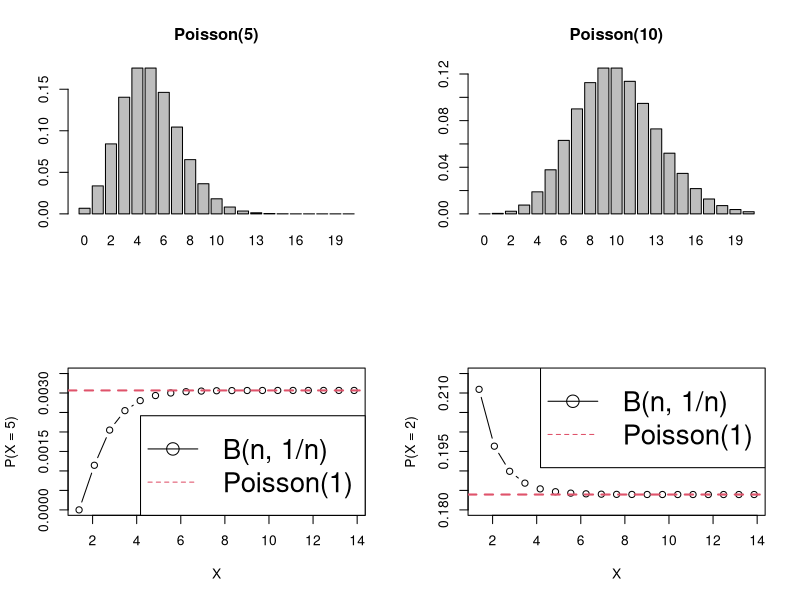

Write R code to recreate this figure.
rm(list = ls()) 

par(mfrow = c(2,2))
set.seed(1)

# Poisson Distribution
x <- dpois(0:20, 5)
y <- dpois(0:20, 10)

names(x) <- 0:20
names(y) <- 0:20

barplot(x, main = "Poisson(5)")
barplot(y, main = "Poisson(10)")

# Approximation of Binomial via Poisson
N <- 2^(2:20)
plot(log(N), dbinom(5, N, 1/N), type = "b", xlab = "X", ylab = "P(X = 5)", ylim = c(0, 0.0035))
abline(h = dpois(5, 1), col = 2, lwd = 2, lty = 2)
legend("bottomright", c("B(n, 1/n)", "Poisson(1)"), 
       pch = c(1, NA), col = c(1,2), cex = 2, lty = c(1,2))

plot(log(N), dbinom(2, N, 1/N), type = "b", xlab = "X", ylab = "P(X = 2)",ylim = c(0.18, 0.215))
abline(h = dpois(2, 1), col = 2, lwd = 2, lty = 2)
legend("topright", c("B(n, 1/n)", "Poisson(1)"), 
       pch = c(1, NA), col = c(1,2), cex = 2, lty = c(1,2))

### CI
n <- 100
tau <- seq(0.5, 46, by = 0.5)

c1 <- qpois(0.025, tau)
c2 <- qpois(0.975, tau)

id1 <- which.min(abs(c1 - 22))
id2 <- which.min(abs(c2 - 22))
d1 <- tau[id1]
d2 <- tau[id2]

print(c(d2, d1))



